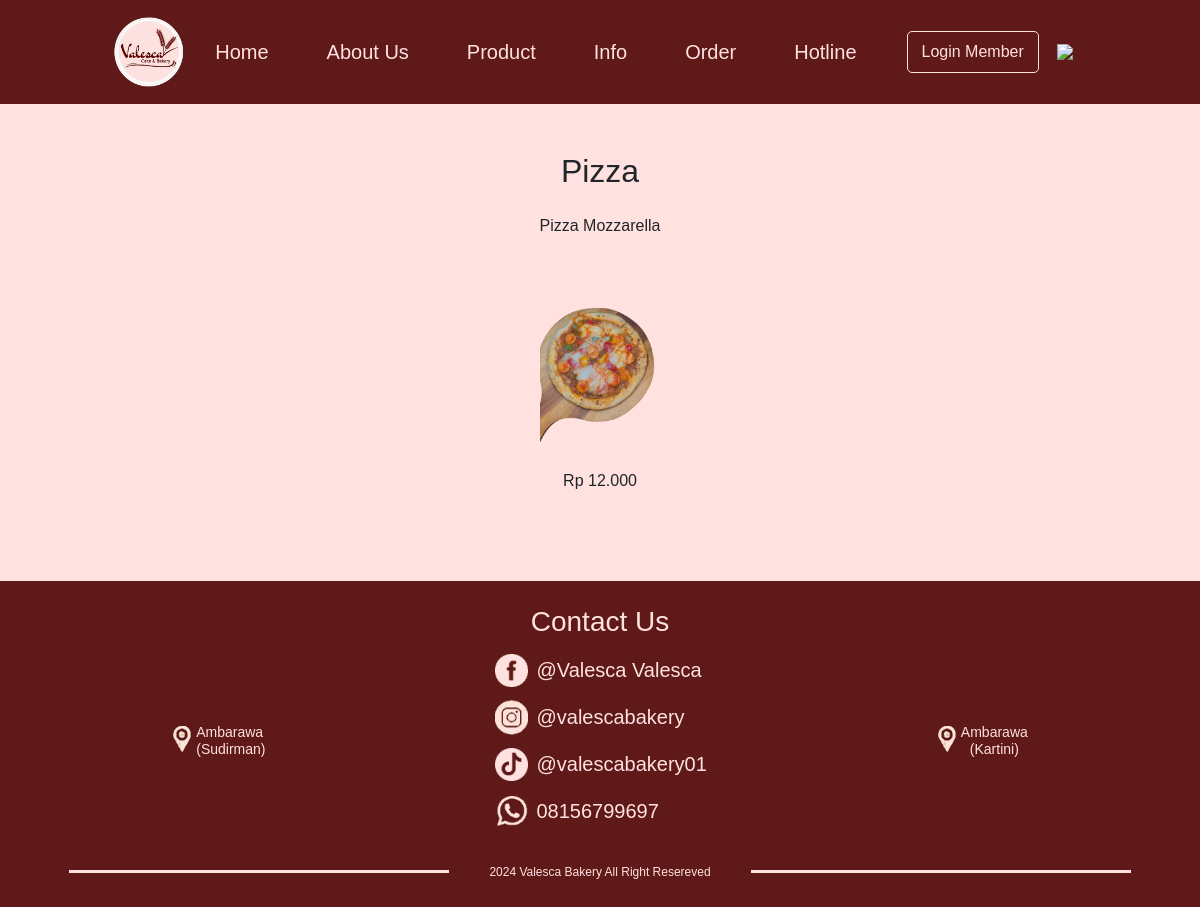
The page /Produk/Pizza/Pizza.php on the database its author committed.
### tables this page shows
CREATE TABLE `pizza` (
  `id` int(11) NOT NULL,
  `title` varchar(255) NOT NULL,
  `kategori` varchar(50) NOT NULL,
  `price` decimal(10,2) NOT NULL,
  `link` varchar(255) NOT NULL
);

### Produk/Pizza/Pizza.php (the view, shortened to what this page needs)
<?php
$servername = "localhost";
$username = "root";
$password = "";
$dbname = "db_valesca";
$port = 3308;
$conn = new mysqli($servername, $username, $password, $dbname, $port);
$login = isset($_SESSION['username']);
$sql = "SELECT * FROM pizza";
$result = $conn->query($sql);
?>
<!DOCTYPE html>
<html lang="en">
<head>
    <link href="https://stackpath.bootstrapcdn.com/bootstrap/4.5.2/css/bootstrap.min.css" rel="stylesheet">
    <link rel="stylesheet" href="https://cdn.jsdelivr.net/npm/bootstrap@4.0.0/dist/css/bootstrap.min.css"
>
    <link rel="stylesheet" href="http://localhost/TR/valescaa.css">
</head>
<body>
<nav class="sticky-top navbar navbar-expand-lg d-flex custom-navbar">
        <div class="collapse navbar-collapse" id="navbarNav">
            <img class="img-fluid" id="logo" src="http://localhost/TR/Logo.PNG">
            <ul class="navbar-nav">
                <li class="nav-item pr-4"><a class="nav-link" href="http://localhost/TR/Home.php">Home</a></li>
                <li class="nav-item pr-4"><a class="nav-link" href="http://localhost/TR/AboutUs.php">About Us</a></li>
                <li class="nav-item dropdown pr-4">
                    <a class="nav-link" href="http://localhost/TR/Product.php">
                        Product
                    </a>
                </li>
                <li class="nav-item dropdown pr-4">
                    <a class="nav-link" href="http://localhost/TR/Promo.php">
                        Info
                    </a>
                </li>
                <li class="nav-item dropdown pr-4">
                    <a class="nav-link" href="http://localhost/TR/Orders.php">
                        Order
                    </a>
                </li>
                <li class="nav-item pr-4"><a class="nav-link" href="http://localhost/TR/hotline.php">Hotline</a></li>
                <?php
                if ($login) {
                    ?>
                    <li class="nav-item login" id="login">
                        <a class="btn btn-custom" href="http://localhost/TR/logout.php">Log Out</a>
                    </li>
                    <?php
                } else {
                    ?>
                    <li class="nav-item login" id="logout">
                        <a class="btn btn-custom" href="http://localhost/TR/login.php">Login Member</a>
                    </li>
                    <?php
                }
                ?>
            </ul>
            <img src="http://localhost/TR/halal.PNG" id="halal">
        </div>
    </nav>
    <section class="products py-5">
        <div class="container">
            <h2 class="text-center mb-4">Pizza</h2>
            <div class="d-flex justify-content-center flex-wrap">
                <?php if ($result && $result->num_rows > 0) : ?>
                    <?php while ($row = $result->fetch_assoc()) : ?>
                        <div class="col-lg-4 mb-4 d-flex justify-content-center">
                            <div class="text-center">
                                <p class="text-black"><?php echo htmlspecialchars($row['title']); ?></p>
                                <img src="<?php echo htmlspecialchars($row['link']); ?>" alt="<?php echo htmlspecialchars($row['title']); ?>" class="img-fluid rounded product-img" style="height: 200px; width: 100%; object-fit: cover; margin-bottom: 15px;">
                                <p class="text-black">Rp <?php echo number_format($row['price'], 0, ',', '.'); ?></p>
                            </div>
                        </div>
                    <?php endwhile; ?>
                <?php else : ?>
                    <p class="text-center">Menu tidak tersedia</p>
                <?php endif; ?>
            </div>
        </div>
    </section>
    <footer class="custom-footer d-flex justify-content-center flex-column">
        <h1 class="text-center mt-4">Contact Us</h1>
        <div class="d-flex align-items-center justify-content-center div-2">
            <div class="d-flex align-items-center cabang">
                <img src="http://localhost/TR//maps.webp">
                <div class="d-flex flex-column">
                    <h6>Ambarawa</h6>
                    <h6>(Sudirman)</h6>
                </div>
            </div>
            <div class="d-flex align-items-center flex-column contact">
                <div class="d-flex justify-content-start flex-column">
                    <div class="d-flex justify-content-start align-items-center py-1">
                        <img src="http://localhost/TR//Facebook.webp" id="logo-fb">
                        <h5>@Valesca Valesca</h5>
                    </div>
                    <div class="d-flex justify-content-start align-items-center py-1">
                        <img src="http://localhost/TR//Instagram.webp" id="logo-ig">
                        <h5>@valescabakery</h5>
                    </div>
                    <div class="d-flex justify-content-start align-items-center py-1">
                        <img src="http://localhost/TR//Tiktok.webp" id="logo-tiktok">
                        <h5>@valescabakery01</h5>
                    </div>
                    <div class="d-flex justify-content-start align-items-center py-1">
                        <img src="http://localhost/TR//Whatsaap.webp" id="logo-wa">
                        <h5>08156799697</h5>
                    </div>
                </div>
            </div>
            <div class="d-flex align-items-center cabang">
                <img src="http://localhost/TR//maps.webp">
                <div class="d-flex align-items-center justify-content-center flex-column">
                    <h6>Ambarawa</h6>
                    <h6>(Kartini)</h6>
                </div>
            </div>
        </div>
        <div class="d-flex justify-content-center align-items-center div-3">
            <div class="box"></div>
            <h6>2024 Valesca Bakery All Right Resereved</h6>
            <div class="box"></div>
        </div>
    </footer>
</body>
</html>

### valescaa.css (style rules this page uses)
body { font-family: 'Trebuchet MS', 'Lucida Sans Unicode', 'Lucida Grande', 'Lucida Sans', Arial, sans-serif; font-optical-sizing: auto; font-weight: 12px; font-style: normal; background-color: #ffe2df; }
.custom-navbar { padding-top: 15px; padding-bottom: 15px; background-color: #5f1919 !important; max-height: 600px; }
.custom-navbar .nav-link { color: #ffe2df !important; }
.btn-custom { margin-top: 2px; color: #ffe2df; text-decoration: none; padding: 8px 14px; border: 1px solid #ffe2df; border-radius: 5px; display: inline-block; }
.custom-footer { background-color: #5f1919 !important; color: #ffe2df !important; }
a { color: #ffe2df; text-decoration: none; }
.nav-link { font-size: 20px; }
.navbar-nav li { padding-left: 18px; padding-right: 18px; }
.product-img { max-width: 100%; max-height: 300px; object-fit: cover; transition: transform 0.3s ease, box-shadow 0.3s ease; }
h1 { font-size: clamp(26px, 4vw, 42px); }
#logo { width: 80px; }
footer h1 { font-size: clamp(8px, 2.5vw, 28px); }
footer h5 { font-size: clamp(8px, 2vw, 20px); }
footer h6 { font-size: clamp(4px, 2vw, 14px); }
#halal { width: 70px; }
#logo-fb { width: 33px; height: 33px; }
#logo-ig { width: 33px; height: 36px; }
#logo-tiktok { width: 33px; height: 33px; }
#logo-wa { width: 33px; height: 30px; }
footer h5 { margin-left: 8px; padding-top: 7px; }
.contact { margin-left: 300px; margin-right: 300px; }
.cabang h6 { margin-bottom: 0px; padding-bottom: 0px; }
.cabang img { margin-bottom: 3px; margin-right: 4px; }
footer .div-2 { margin-bottom: 30px; }
.div-3 { margin-bottom: 20px; }
.div-3 h6 { margin-left: 40px; margin-right: 40px; font-size: 14px; text-align: center; }
.box { width: 490px; height: 3px; background-color: #ffe2df; margin-bottom: 8px; }
@media (max-width: 1200px) { .contact { margin-left: 230px; margin-right: 230px; } }
@media (max-width: 1200px) { footer .div-2 { margin-bottom: 30px; } }
@media (max-width: 1200px) { .div-3 { margin-bottom: 20px; } }
@media (max-width: 1200px) { .div-3 h6 { margin-left: 40px; margin-right: 40px; font-size: 12px; } }
@media (max-width: 1200px) { .box { width: 380px; height: 3px; background-color: #ffe2df; margin-bottom: 8px; } }
@media (min-width: 991px) { .navbar-collapse { justify-content: center; } }

### rows shown on the page
pizza: title "Pizza Mozzarella", link (picture), price "12.000"
